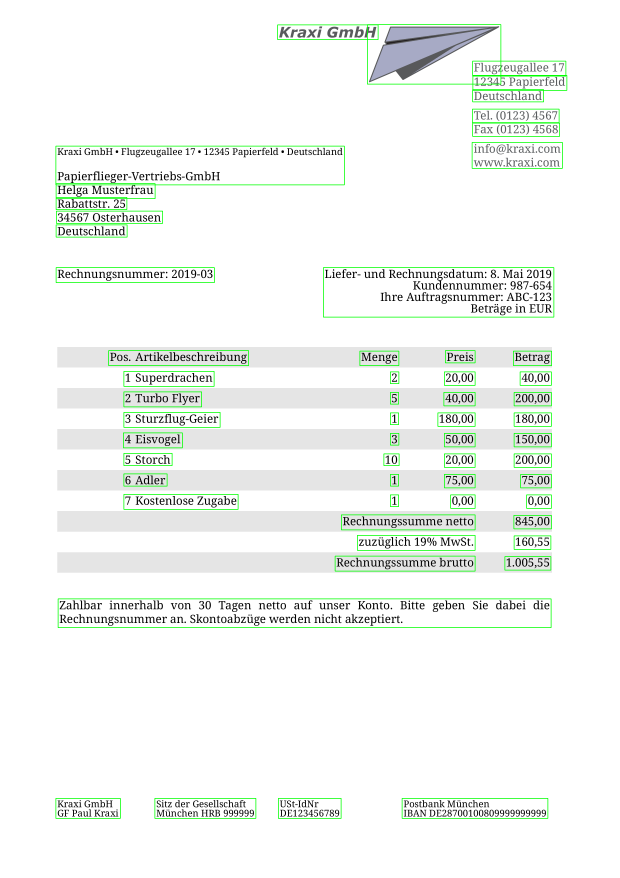
#> input picture images_with_bbox/sample 4.png, 2480 x 3509 px, given in place of sample 4.png.png, which was not available (shown at 1/4 size)
$ python -i bbox_creation.py   (imports and definitions only)
#> lines starting #> are read from the running program, lines starting #| are printed output that depends on the picture; after the words box and inside, x2 and y2 are one past the last pixel; in counts of white or black regions, pixels touching at a corner belong together; pictures that were not available may be replaced by others from this repository, and a replacement may not be noted
from pdf2image import convert_from_path
import os
from tqdm import tqdm


# [31 lines left out: function pdf_to_png, not called in this run]

#___________________________________________________________________________________________________________________________

import cv2
import json

def get_contours(img_file_name):
    # Load the image
#> called with img_file_name = 'images_with_bbox/sample 4.png'
    image = cv2.imread(f'output_images/{img_file_name}.png')
#> image is the input picture: shape (3509, 2480, 3); mean B, G, R 242.3, 245.9, 242.1

    # Convert to grayscale
    gray = cv2.cvtColor(image, cv2.COLOR_BGR2GRAY)
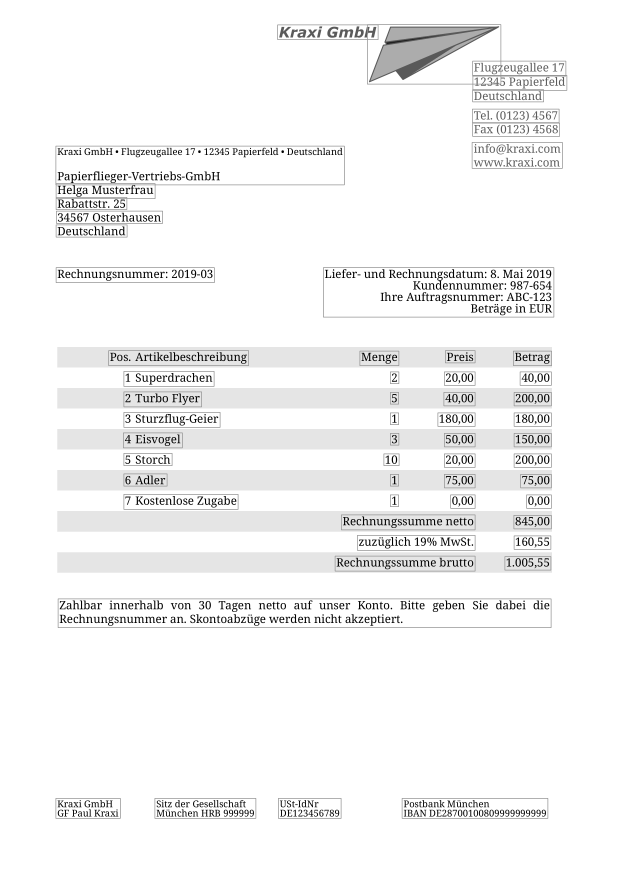
#> gray: shape (3509, 2480) (shown at 1/4 size); min 0, max 255, mean 244.4

    # Apply thresholding to get a binary image
    _, binary = cv2.threshold(gray, 127, 255, cv2.THRESH_BINARY_INV)
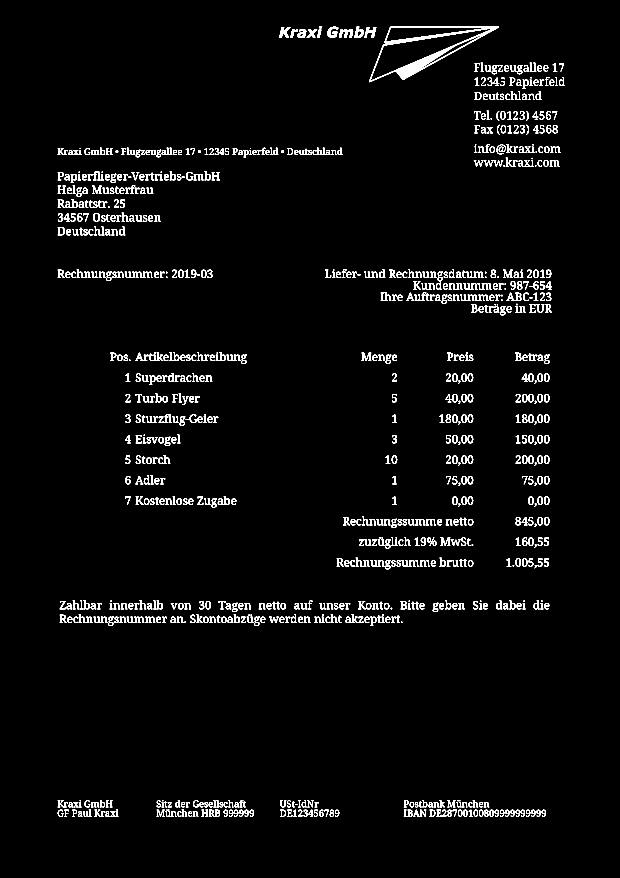
#> binary: shape (3509, 2480) (shown at 1/4 size); 2.5% white; 909 white regions (15 under 20 px)

    # Find contours
    contours, _ = cv2.findContours(binary, cv2.RETR_EXTERNAL, cv2.CHAIN_APPROX_SIMPLE)
#> contours = 909 contours, 54 with area under 20; largest, box (x1, y1, x2, y2) and area: (1476, 105, 1996, 329) 58522, (1418, 106, 1455, 150) 1016, (1744, 1086, 1772, 1158) 942, (1356, 117, 1413, 150) 938, (1310, 107, 1353, 151) 897

    # Initialize a list to store contour information
    contour_info = []

    # Iterate over contours
    for i, contour in tqdm(enumerate(contours), desc='Processing Contours'):
        # Calculate the bounding box coordinates
        x, y, w, h = cv2.boundingRect(contour)

        # Calculate the center point
        center_x = x + w // 2
        center_y = y + h // 2

        # Append contour information to the list
        contour_info.append({
            'contour_index': i,
            'left_bottom': (x, y + h),  # Add height to y-coordinate to get bottom
            'top_right': (x + w, y),
            'center': (center_x, center_y),
            'bbox': (x, y, w, h)
        })
#> this loop made 909 passes
#> (x, y, w, h, center_x, center_y) on passes 1 to 3: (771, 3246, 22, 20, 782, 3256), (752, 3246, 16, 20, 760, 3256), (710, 3246, 15, 20, 717, 3256)
#> after the loop, contour_info = 909 items
    basename = os.path.splitext(os.path.basename(img_file_name))[0]
    with open(f'bbox_data/original_contours/{basename}.json', 'w') as json_file:
        json.dump(contour_info, json_file, indent=4)

#___________________________________________________________________________________________________________________________
# Function to merge two bounding boxes
# [96 lines left out: functions merge_bboxes, group_horizontal_contours, merge_contours, not called in this run]

#___________________________________________________________________________________________________________________________
import cv2
import matplotlib.pyplot as plt

# [68 lines left out: functions plot_bboxes, create_clusters, not called in this run]

#___________________________________________________________________________________________________________________________

>>> result = get_contours('images_with_bbox/sample 4.png')

$ run again, on images_with_bbox/sample1.png
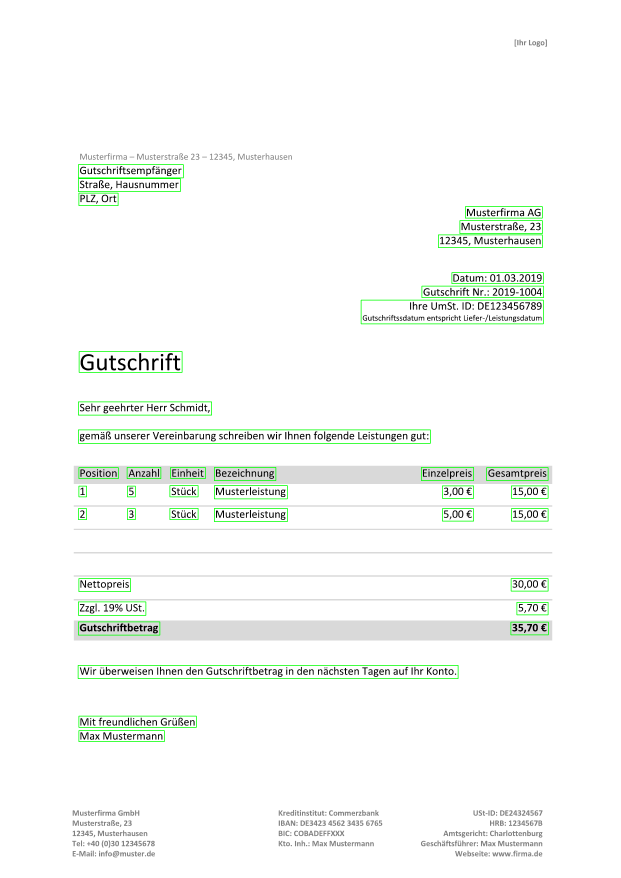
#> input picture images_with_bbox/sample1.png, 2481 x 3509 px, given in place of sample1.png.png, which was not available (shown at 1/4 size)
#> in get_contours, image is the input picture: shape (3509, 2481, 3); mean B, G, R 247.1, 249.6, 247.1
#> in get_contours, `gray = cv2.cvtColor(image, cv2.COLOR_BGR2GRAY)`:
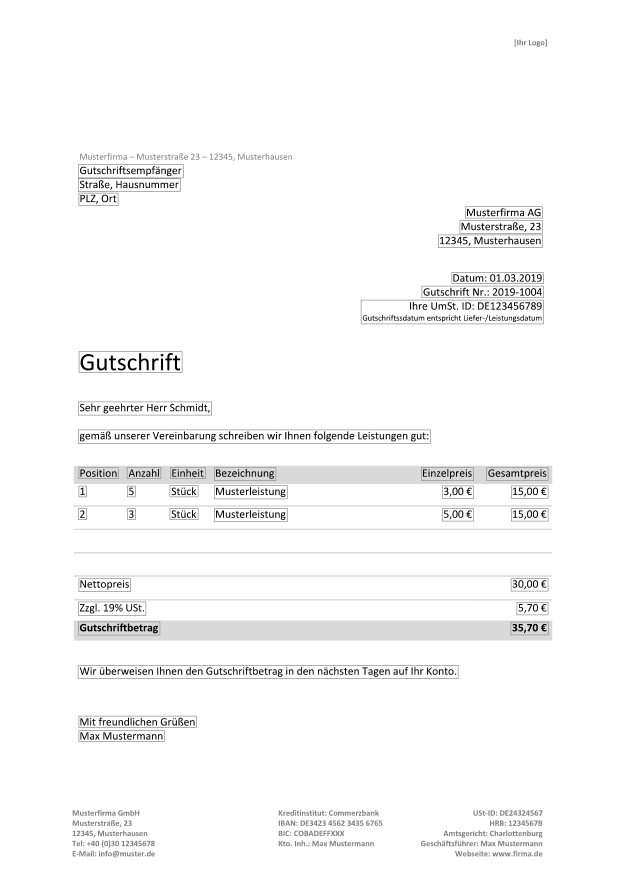
#> gray: shape (3509, 2481) (shown at 1/4 size); min 0, max 255, mean 248.6
#> in get_contours, `_, binary = cv2.threshold(gray, 127, 255, cv2.THRESH_BINARY_INV)`:
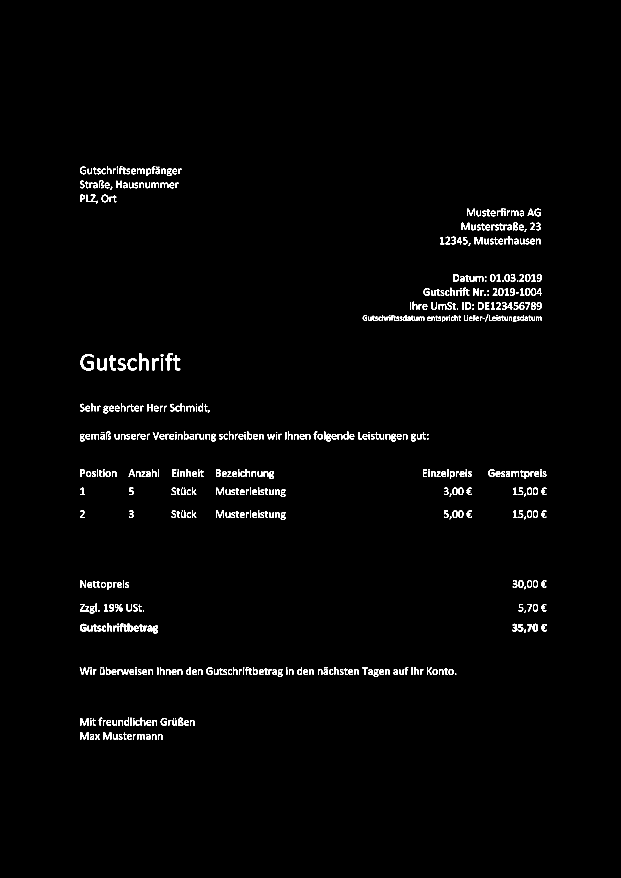
#> binary: shape (3509, 2481) (shown at 1/4 size); 1.3% white; 622 white regions (47 under 20 px)
#> contours = 622 contours, 61 with area under 20; largest, box (x1, y1, x2, y2) and area: (323, 1417, 374, 1482) 1192, (557, 1413, 595, 1481) 911, (389, 1434, 427, 1482) 803, (662, 1413, 691, 1481) 634, (407, 779, 433, 809) 602
#> the loop in get_contours, `for i, contour in tqdm(enumerate(contours), desc='Processing Contours'):` made 622 passes
#> (x, y, w, h, center_x, center_y) on passes 1 to 3: (632, 2937, 18, 21, 641, 2947), (608, 2937, 18, 21, 617, 2947), (549, 2937, 30, 21, 564, 2947)
#> after the loop in get_contours, `for i, contour in tqdm(enumerate(contours), desc='Processing Contours'):`: contour_info = 622 items

$ run again, on images_with_bbox/sample2.png
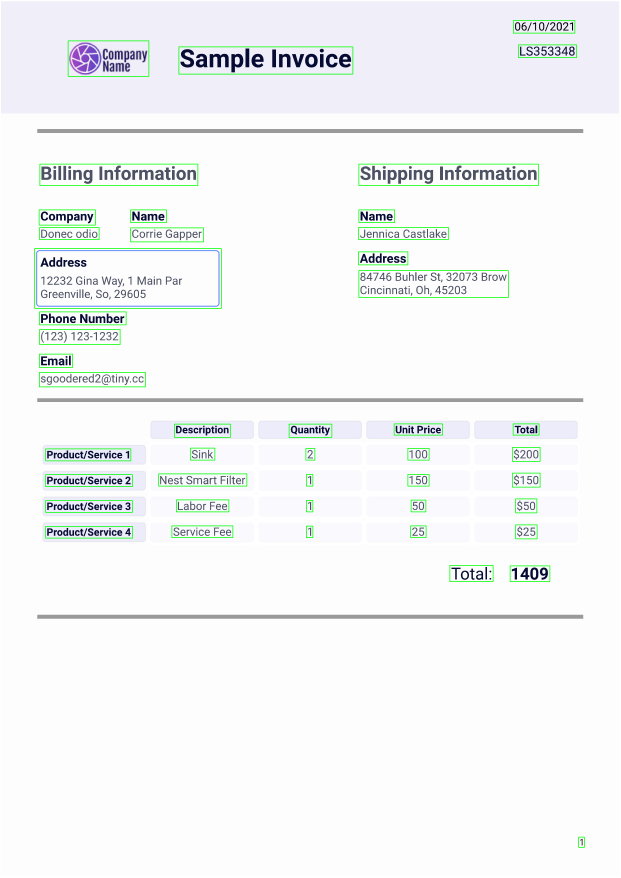
#> input picture images_with_bbox/sample2.png, 2481 x 3509 px, given in place of sample2.png.png, which was not available (shown at 1/4 size)
#> in get_contours, image is the input picture: shape (3509, 2481, 3); mean B, G, R 245.4, 245.1, 242.9
#> in get_contours, `gray = cv2.cvtColor(image, cv2.COLOR_BGR2GRAY)`:
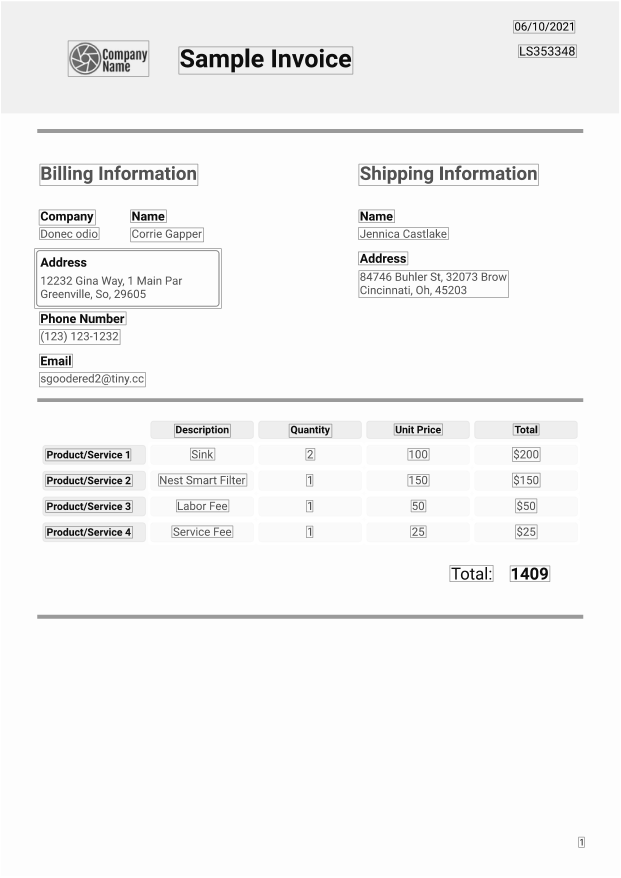
#> gray: shape (3509, 2481) (shown at 1/4 size); min 0, max 255, mean 244.5
#> in get_contours, `_, binary = cv2.threshold(gray, 127, 255, cv2.THRESH_BINARY_INV)`:
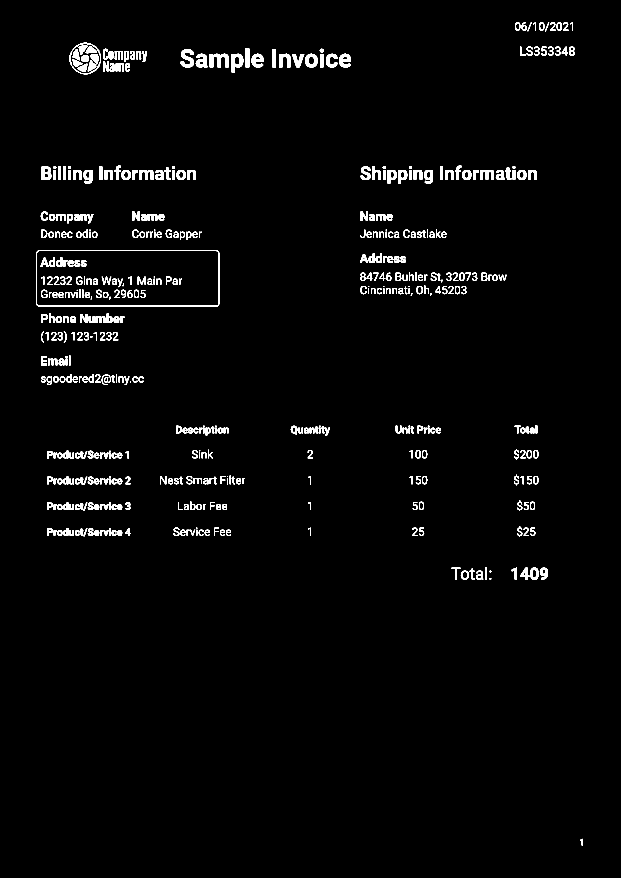
#> binary: shape (3509, 2481) (shown at 1/4 size); 2% white; 494 white regions (20 under 20 px)
#> contours = 444 contours, 21 with area under 20; largest, box (x1, y1, x2, y2) and area: (145, 1001, 878, 1226) 163814, (926, 215, 973, 289) 2471, (839, 215, 915, 269) 2334, (1221, 215, 1271, 270) 2147, (722, 197, 776, 270) 2034
#> the loop in get_contours, `for i, contour in tqdm(enumerate(contours), desc='Processing Contours'):` made 444 passes
#> (x, y, w, h, center_x, center_y) on passes 1 to 3: (2321, 3355, 9, 27, 2325, 3368), (1958, 2312, 7, 7, 1961, 2315), (1958, 2283, 7, 7, 1961, 2286)
#> after the loop in get_contours, `for i, contour in tqdm(enumerate(contours), desc='Processing Contours'):`: contour_info = 444 items
